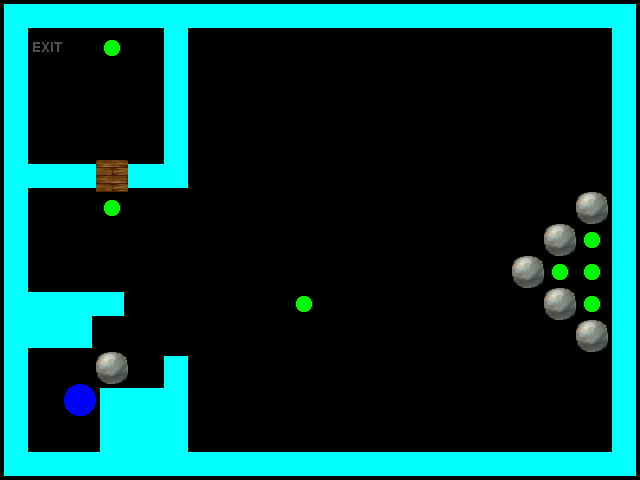

Below is a game level as drawn by its tile map, then a one-line description and the .tmx file that defines it, in full:
An orthogonal 20x15 tile map with 32x32 px tiles, 4 tile layers (Layer 0, Layer 1, Layer 2, Layer 3), 5 tilesets.

<map version="1.0" orientation="orthogonal" renderorder="right-down" width="20" height="15" tilewidth="32" tileheight="32" nextobjectid="1">
 <properties>
  <property name="Description" value="A few more paint splatters to collect!" />
  <property name="Title" value="Level 2" />
 </properties>
 <tileset firstgid="1" name="Walls" tilewidth="32" tileheight="32">
  <image source="walls.png" width="352" height="224" />
 </tileset>
 <tileset firstgid="78" name="Layer0" tilewidth="32" tileheight="32">
  <image source="Layer0.png" width="256" height="64" />
 </tileset>
 <tileset firstgid="94" name="Layer1" tilewidth="32" tileheight="32">
  <image source="Layer1.png" width="256" height="32" />
 </tileset>
 <tileset firstgid="102" name="Layer2" tilewidth="32" tileheight="32">
  <image source="Layer2.png" width="256" height="32" />
 </tileset>
 <tileset firstgid="110" name="Layer3" tilewidth="32" tileheight="32">
  <image source="Layer3.png" width="256" height="32" />
 </tileset>
 <layer name="Layer 0" width="20" height="15">
  <data encoding="csv">
5,35,35,35,35,6,35,35,35,35,35,35,35,35,35,35,35,35,35,7,
15,78,0,0,0,15,0,0,0,0,0,0,0,0,0,0,0,0,0,15,
15,0,0,0,0,15,0,0,0,0,0,0,0,0,0,0,0,0,0,15,
15,0,0,0,0,15,0,0,0,0,0,0,0,0,0,0,0,0,0,15,
15,0,0,0,0,15,0,0,0,0,0,0,0,0,0,0,0,0,0,15,
16,35,35,35,35,29,0,0,0,0,0,0,0,0,0,0,0,0,0,15,
15,0,0,0,0,0,0,0,0,0,0,0,0,0,0,0,0,0,0,15,
15,0,0,0,0,0,0,0,0,0,0,0,0,0,0,0,0,0,0,15,
15,0,0,0,0,0,0,0,0,0,0,0,0,0,0,0,0,0,0,15,
30,2,9,36,0,0,0,0,0,0,0,0,0,0,0,0,0,0,0,15,
41,24,25,0,0,0,0,0,0,0,0,0,0,0,0,0,0,0,0,15,
15,0,0,0,0,4,0,0,0,0,0,0,0,0,0,0,0,0,0,15,
15,0,0,1,2,31,0,0,0,0,0,0,0,0,0,0,0,0,0,15,
15,0,0,12,13,14,0,0,0,0,0,0,0,0,0,0,0,0,0,15,
27,35,35,19,24,20,35,35,35,35,35,35,35,35,35,35,35,35,35,29
</data>
 </layer>
 <layer name="Layer 1" width="20" height="15">
  <data encoding="csv">
0,0,0,0,0,0,0,0,0,0,0,0,0,0,0,0,0,0,0,0,
0,0,0,0,0,0,0,0,0,0,0,0,0,0,0,0,0,0,0,0,
0,0,0,0,0,0,0,0,0,0,0,0,0,0,0,0,0,0,0,0,
0,0,0,0,0,0,0,0,0,0,0,0,0,0,0,0,0,0,0,0,
0,0,0,0,0,0,0,0,0,0,0,0,0,0,0,0,0,0,0,0,
0,0,0,94,0,0,0,0,0,0,0,0,0,0,0,0,0,0,0,0,
0,0,0,0,0,0,0,0,0,0,0,0,0,0,0,0,0,0,0,0,
0,0,0,0,0,0,0,0,0,0,0,0,0,0,0,0,0,0,0,0,
0,0,0,0,0,0,0,0,0,0,0,0,0,0,0,0,0,0,0,0,
0,0,0,0,0,0,0,0,0,0,0,0,0,0,0,0,0,0,0,0,
0,0,0,0,0,0,0,0,0,0,0,0,0,0,0,0,0,0,0,0,
0,0,0,0,0,0,0,0,0,0,0,0,0,0,0,0,0,0,0,0,
0,0,0,0,0,0,0,0,0,0,0,0,0,0,0,0,0,0,0,0,
0,0,0,0,0,0,0,0,0,0,0,0,0,0,0,0,0,0,0,0,
0,0,0,0,0,0,0,0,0,0,0,0,0,0,0,0,0,0,0,0
</data>
 </layer>
 <layer name="Layer 2" width="20" height="15">
  <data encoding="csv">
0,0,0,0,0,0,0,0,0,0,0,0,0,0,0,0,0,0,0,0,
0,0,0,0,0,0,0,0,0,0,0,0,0,0,0,0,0,0,0,0,
0,0,0,0,0,0,0,0,0,0,0,0,0,0,0,0,0,0,0,0,
0,0,0,0,0,0,0,0,0,0,0,0,0,0,0,0,0,0,0,0,
0,0,0,0,0,0,0,0,0,0,0,0,0,0,0,0,0,0,0,0,
0,0,0,0,0,0,0,0,0,0,0,0,0,0,0,0,0,0,0,0,
0,0,0,0,0,0,0,0,0,0,0,0,0,0,0,0,0,0,102,0,
0,0,0,0,0,0,0,0,0,0,0,0,0,0,0,0,0,102,0,0,
0,0,0,0,0,0,0,0,0,0,0,0,0,0,0,0,102,0,0,0,
0,0,0,0,0,0,0,0,0,0,0,0,0,0,0,0,0,102,0,0,
0,0,0,0,0,0,0,0,0,0,0,0,0,0,0,0,0,0,102,0,
0,0,0,102,0,0,0,0,0,0,0,0,0,0,0,0,0,0,0,0,
0,0,0,0,0,0,0,0,0,0,0,0,0,0,0,0,0,0,0,0,
0,0,0,0,0,0,0,0,0,0,0,0,0,0,0,0,0,0,0,0,
0,0,0,0,0,0,0,0,0,0,0,0,0,0,0,0,0,0,0,0
</data>
 </layer>
 <layer name="Layer 3" width="20" height="15">
  <data encoding="csv">
0,0,0,0,0,0,0,0,0,0,0,0,0,0,0,0,0,0,0,0,
0,0,0,111,0,0,0,0,0,0,0,0,0,0,0,0,0,0,0,0,
0,0,0,0,0,0,0,0,0,0,0,0,0,0,0,0,0,0,0,0,
0,0,0,0,0,0,0,0,0,0,0,0,0,0,0,0,0,0,0,0,
0,0,0,0,0,0,0,0,0,0,0,0,0,0,0,0,0,0,0,0,
0,0,0,0,0,0,0,0,0,0,0,0,0,0,0,0,0,0,0,0,
0,0,0,111,0,0,0,0,0,0,0,0,0,0,0,0,0,0,0,0,
0,0,0,0,0,0,0,0,0,0,0,0,0,0,0,0,0,0,111,0,
0,0,0,0,0,0,0,0,0,0,0,0,0,0,0,0,0,111,111,0,
0,0,0,0,0,0,0,0,0,111,0,0,0,0,0,0,0,0,111,0,
0,0,0,0,0,0,0,0,0,0,0,0,0,0,0,0,0,0,0,0,
0,0,0,0,0,0,0,0,0,0,0,0,0,0,0,0,0,0,0,0,
0,0,110,0,0,0,0,0,0,0,0,0,0,0,0,0,0,0,0,0,
0,0,0,0,0,0,0,0,0,0,0,0,0,0,0,0,0,0,0,0,
0,0,0,0,0,0,0,0,0,0,0,0,0,0,0,0,0,0,0,0
</data>
 </layer>
</map>
